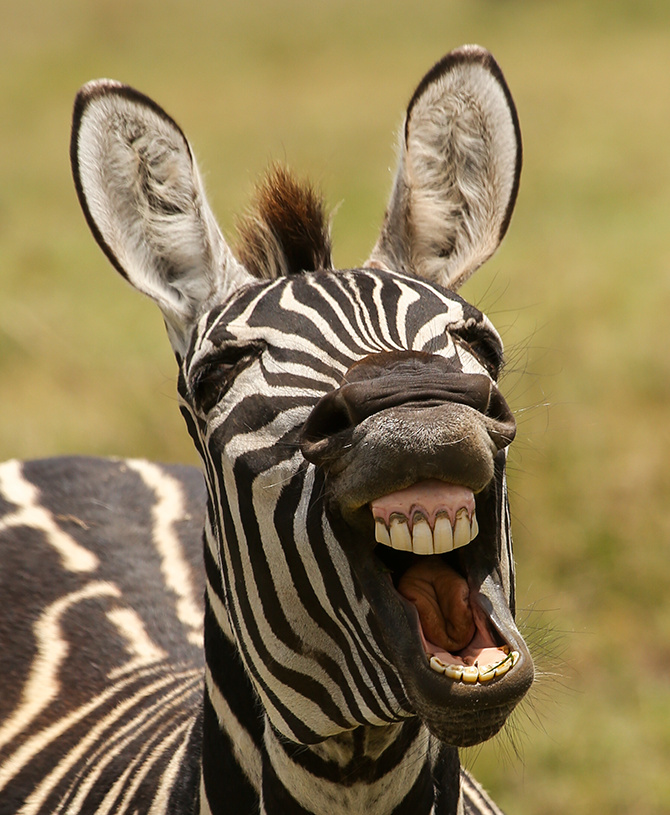
#> input picture pro1/test18ani.jpg, 670 x 815 px
$ python test18opencv.py
#> lines starting #> are read from the running program, lines starting #| are printed output that depends on the picture
# Computer Vision(opencv:Open Source Computer Vision 라이브러리 사용)

# pip install opencv-python
# conda install opencv-python

import cv2
print(cv2.__version__)  # 5.0.0

img1 = cv2.imread('test18ani.jpg')
#> img1 is the input picture: shape (815, 670, 3); mean B, G, R 85.4, 124.8, 142.1
print(type(img1))  # <class 'numpy.ndarray'>
#| <class 'numpy.ndarray'>

cv2.imshow('image test', img1)
cv2.waitKey()
cv2.destroyAllWindows()
# print('end')

# 다른 이름으로 저장
cv2.imwrite('test18ani2.jpg', img1)
cv2.imwrite('test18ani3.jpg', img1, [cv2.IMWRITE_JPEG_QUALITY, 10])
# 100 -> 화질 높음 / 파일 용량 큼
# 50 -> 중간
# 10 -> 화질 낮음 / 파일 용량 작음


# 이미지 크기 조정
img2 = cv2.resize(img1, (300, 100), interpolation=cv2.INTER_AREA)
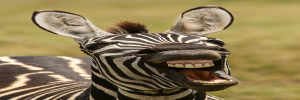
#> img2: shape (100, 300, 3); mean B, G, R 85.4, 124.8, 142.1
cv2.imwrite('test18ani4.jpg', img2)

# 밝기, 상하좌우 회전, 자르기 ....
